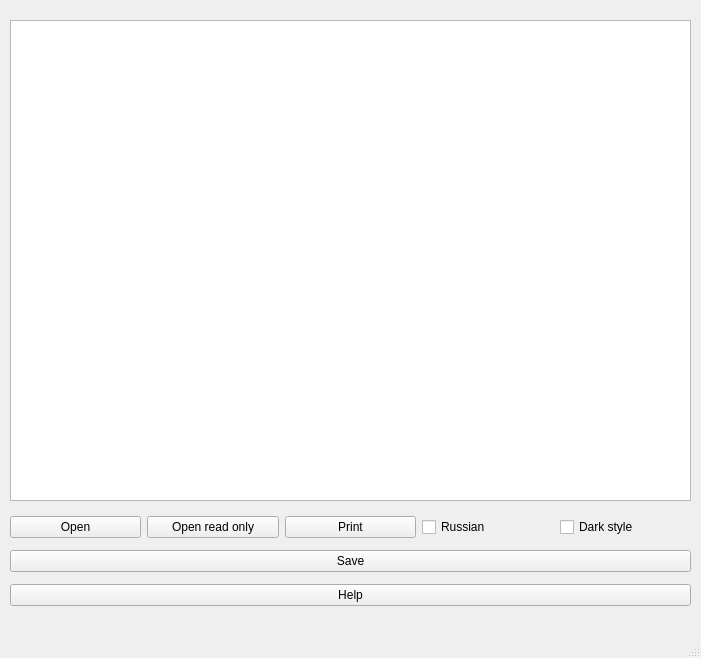
<?xml version="1.0" encoding="UTF-8"?>
<ui version="4.0">
 <class>MainWindow</class>
 <widget class="QMainWindow" name="MainWindow">
  <property name="geometry">
   <rect>
    <x>0</x>
    <y>0</y>
    <width>701</width>
    <height>658</height>
   </rect>
  </property>
  <property name="windowTitle">
   <string>Text editor</string>
  </property>
  <property name="autoFillBackground">
   <bool>false</bool>
  </property>
  <property name="styleSheet">
   <string notr="true">alternate-background-color: rgb(0, 255, 0);</string>
  </property>
  <property name="animated">
   <bool>true</bool>
  </property>
  <widget class="QWidget" name="centralwidget">
   <widget class="QPlainTextEdit" name="plainTextEdit">
    <property name="geometry">
     <rect>
      <x>10</x>
      <y>20</y>
      <width>681</width>
      <height>481</height>
     </rect>
    </property>
    <property name="autoFillBackground">
     <bool>false</bool>
    </property>
    <property name="styleSheet">
     <string notr="true"/>
    </property>
   </widget>
   <widget class="QWidget" name="verticalLayoutWidget_2">
    <property name="geometry">
     <rect>
      <x>10</x>
      <y>510</y>
      <width>681</width>
      <height>104</height>
     </rect>
    </property>
    <layout class="QVBoxLayout" name="verticalLayout_2">
     <item>
      <layout class="QHBoxLayout" name="horizontalLayout">
       <item>
        <widget class="QPushButton" name="openButton">
         <property name="text">
          <string>Open</string>
         </property>
        </widget>
       </item>
       <item>
        <widget class="QPushButton" name="openReadOnlyButton">
         <property name="text">
          <string>Open read only</string>
         </property>
        </widget>
       </item>
       <item>
        <widget class="QPushButton" name="printButton">
         <property name="text">
          <string>Print</string>
         </property>
        </widget>
       </item>
       <item>
        <widget class="QCheckBox" name="translationCheckBox">
         <property name="text">
          <string>Russian</string>
         </property>
         <property name="checked">
          <bool>false</bool>
         </property>
        </widget>
       </item>
       <item>
        <widget class="QCheckBox" name="styleCheckBox">
         <property name="text">
          <string>Dark style</string>
         </property>
        </widget>
       </item>
      </layout>
     </item>
     <item>
      <widget class="QPushButton" name="saveButton">
       <property name="text">
        <string>Save</string>
       </property>
      </widget>
     </item>
     <item>
      <widget class="QPushButton" name="helpButton">
       <property name="text">
        <string>Help</string>
       </property>
      </widget>
     </item>
    </layout>
   </widget>
  </widget>
  <widget class="QMenuBar" name="menubar">
   <property name="geometry">
    <rect>
     <x>0</x>
     <y>0</y>
     <width>701</width>
     <height>20</height>
    </rect>
   </property>
  </widget>
  <widget class="QStatusBar" name="statusbar"/>
 </widget>
 <resources/>
 <connections/>
</ui>
